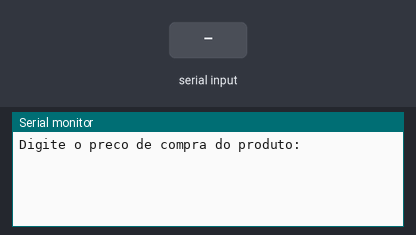
Bench run of a sketch on a simulated Arduino Uno, built with avr-gcc and run on an emulated ATmega328P. On the bench: the last lines printed to the serial monitor. The test bench sets the inputs (shaded band).

Above: at 1.2 s.
1.3 s: "90,45\n" received over Serial
At 2.2 s:
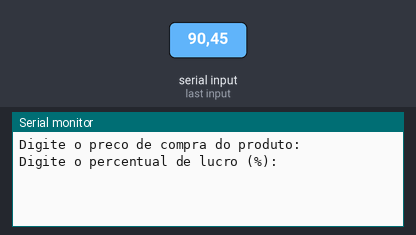
At 3.4 s:
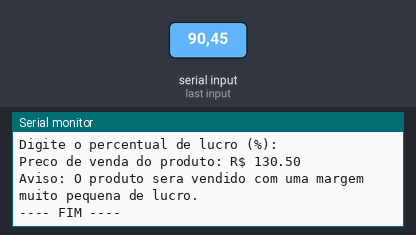

Measured:
- after the input at 1.3 s, the serial monitor: prints a new line after 0.50 s (image 1)

The sketch:

if_simples_e_composto_ex101.ino
```cpp
// C++/Arduino code para cálculo de preço de venda com lucro

// Variáveis globais
float precoCompra = 0;
float percentualLucro = 0;
float precoVenda = 0;

void setup() {
  Serial.begin(9600); // Inicia a comunicação serial
}

void loop() {
  // Solicita o preço de compra
  Serial.println("Digite o preco de compra do produto:");
  while (!Serial.available()) {}
  precoCompra = Serial.parseFloat();
  Serial.read(); // Limpa o buffer após leitura do número

  delay(500);

  // Solicita o percentual de lucro
  Serial.println("Digite o percentual de lucro (%):");
  while (!Serial.available()) {}
  percentualLucro = Serial.parseFloat();
  Serial.read(); // Limpa o buffer após leitura do número

  delay(500);

  // Calcula o preço de venda
  precoVenda = precoCompra + (precoCompra * percentualLucro / 100.0);

  // Exibe o resultado
  Serial.println("Preco de venda do produto: R$ " + String(precoVenda, 2));

  // Verifica margem de lucro
  if (percentualLucro < 50.0) {
    Serial.println("Aviso: O produto sera vendido com uma margem muito pequena de lucro.");
  }

  Serial.println("---- FIM ----");

  // Aguarda antes de repetir
  delay(5000);
}
```
